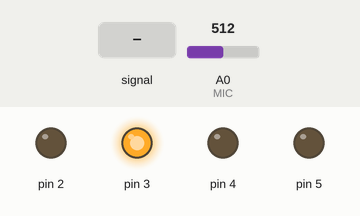
Bench run of a sketch on a simulated Arduino Uno, built with avr-gcc and run on an emulated ATmega328P. On the bench: output pins drawn as LEDs (lit = HIGH). The inputs (shaded band) are chosen by the test bench; at power-on: A0 (MIC) = 512.

Above: at 1.2 s.
1.3 s: A0 (MIC) fed a 200 Hz sine of ±255 counts around its level
4.3 s: A0 (MIC) set to 791
5.8 s: A0 (MIC) set to 819
At 6.4 s:
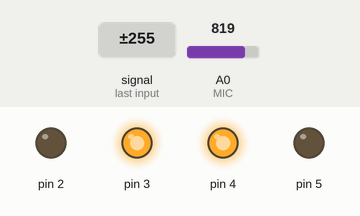
7.3 s: A0 (MIC) fed a 200 Hz sine of ±81 counts around its level
At 8.2 s:
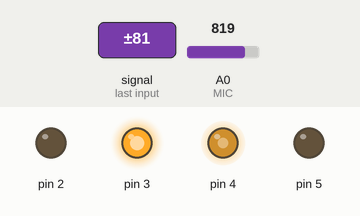
8.8 s: A0 (MIC) set to 900
At 10.0 s:
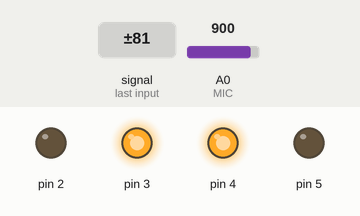
10.3 s: A0 (MIC) fed a 200 Hz sine of ±81 counts around its level
At 11.6 s:
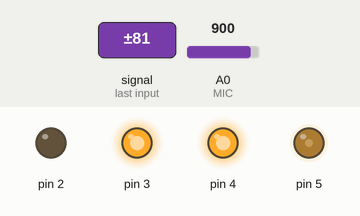
Timing chart, 0 to 12.8 s (numbered marks = the images above; inputs shaded):
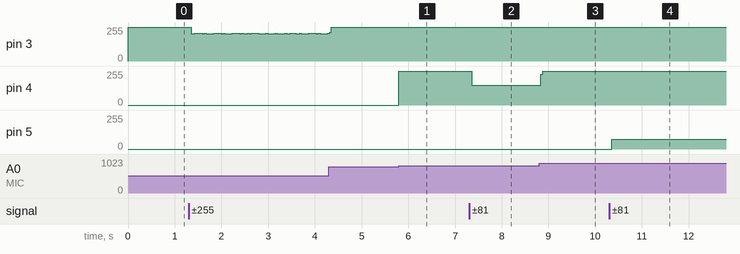

The sketch:

audio_detect.ino
```cpp
#define MIC A0

int sig = 0;

void setup() {
 pinMode(2, OUTPUT);
 pinMode(3, OUTPUT);
 pinMode(4, OUTPUT);
 pinMode(5, OUTPUT);
}

void led() {
 sig = analogRead(MIC);

 Serial.println(sig); // print microphone value to serial monitor

 if (sig>1000)  {digitalWrite(2, HIGH);} else {digitalWrite(2, LOW);}
 if (sig>300) {digitalWrite(3, HIGH);} else {digitalWrite(3, LOW);}
 if (sig>800) {digitalWrite(4, HIGH);} else {digitalWrite(4, LOW);}
 if (sig>950) {digitalWrite(5, HIGH);} else {digitalWrite(5, LOW);}
}

void loop() {
 led();
}
```

Measured:
- the behaviour switches between 800 and 801 on A0 (MIC) (found by bisection; images 0 and 1)
- after the input at 5.8 s, pin 4: 0/255 → 255/255 at once
- after the input at 7.3 s, pin 4: 255/255 → 148/255 after 0.05 s
- after the input at 8.8 s, pin 4: 148/255 → 255/255 at once
- after the input at 10.3 s, pin 5: 0/255 → 75/255 after 0.05 s
